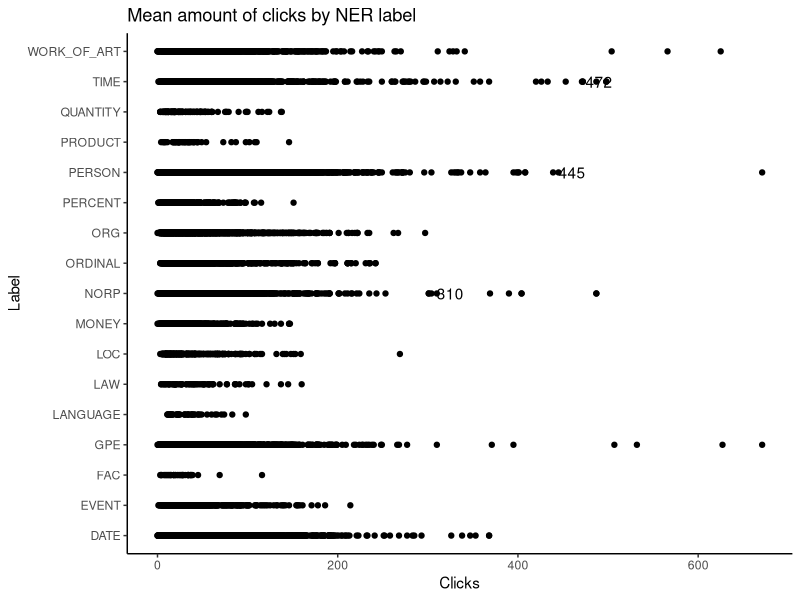

Write the R code that produced this figure. (Note: this script raises an error after producing the figure.)
## ---- chunk 1
library(dplyr)
library(ggplot2)
library(ggthemes)
library(ggrepel)
## ---- chunk 2
df=read.csv("indexedwtext_ner.csv")
df2=read.csv("GroupedwoTIME.csv")
df3=read.csv("GroupedwTIME.csv")
## ---- chunk 3
ggplot(df3,aes(x=Label,y=Clicks))+
  geom_point()+
  coord_flip()+
  theme_classic()+
  ggtitle("Mean amount of clicks by NER label")+
     annotate('text', x = 9, y = 325, label = '310')+
  annotate('text', x = 13, y = 460, label = '445')+
  annotate('text', x = 16, y = 490, label = '472')
## ---- chunk 4
df$Length<-df$Label
df$Label <- str_count(df$Headline)

df <- df[!duplicated(df$Headline), ]

df5 <- df[,-c(1,2,3,6,7)]

## ---- chunk 5
ggplot(df5,aes(x=Length))+
  geom_histogram()+
  #geom_line(aes(x=Length,y=Clicks),colour="blue")+
  #geom_bar(stat="identity",color="black")+
  ggtitle("Headline length vs. amount of Clicks")+
  theme_bw()+
  scale_x_continuous(limits=c(25,115))
